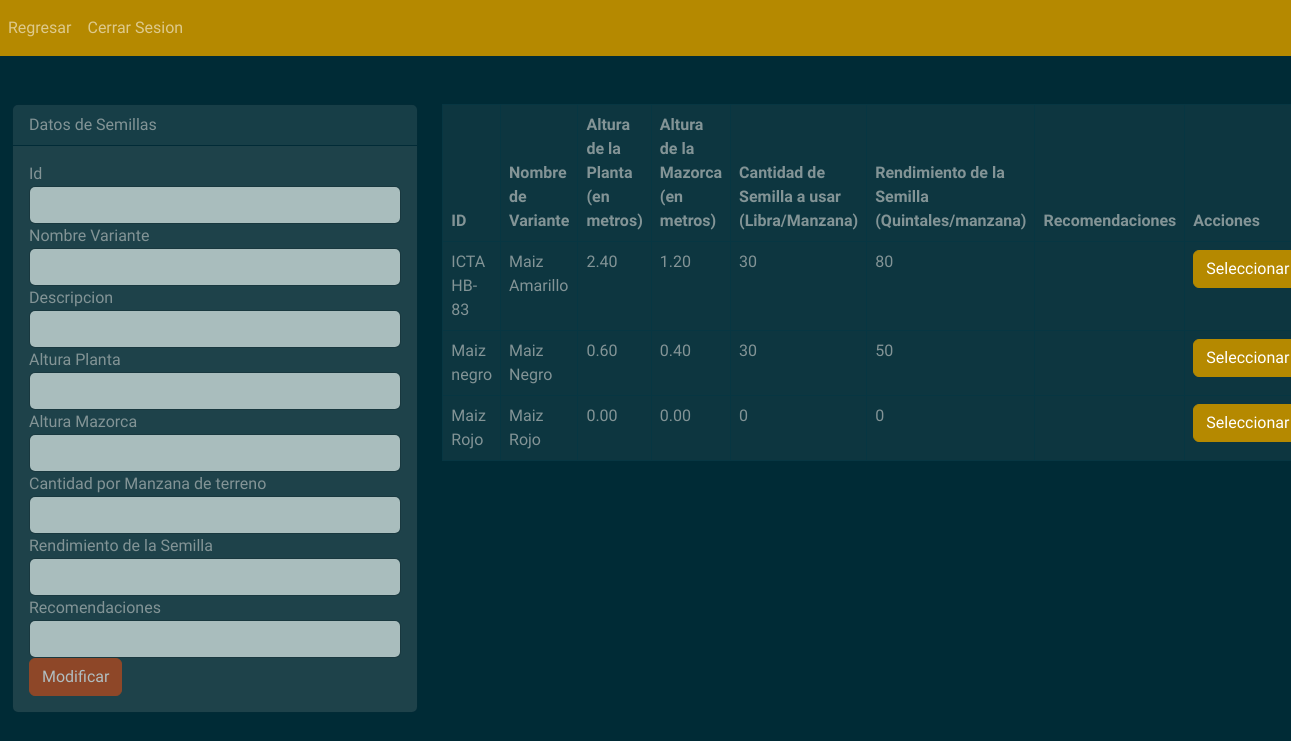
Screenshot of /Vista/EditarSemilla.php with the database file from the repository.
### tables this page shows
CREATE TABLE IF NOT EXISTS SEMILLA (
	id VARCHAR(50) NOT NULL,
	variante VARCHAR(50) NOT NULL,
	descripcion LONGTEXT NOT NULL,
	altura_Planta DECIMAL(10,2) NOT NULL,
	altura_Mazorca DECIMAL(10,2) NOT NULL,
	cant_por_Manzana INT NOT NULL,
	rendimiento INT NOT NULL,
	PRIMARY KEY(id) 
);

### Vista/EditarSemilla.php (the view, shortened to what this page needs)
<!DOCTYPE html>
<html lang="en">
<head>
    <link rel="stylesheet" href="../css/bootstrap.min.css" />
</head>
<body>
    <nav class="navbar navbar-expand-lg navbar-dark bg-primary">
        <div class="collapse navbar-collapse" id="navbarSupportedContent">
            <ul class="navbar-nav mr-auto">
                <li class="nav-item active">
                    <a class="nav-link" href="Editar.php">Regresar</a>
                </li>
                <li class="nav-item active">
                    <a class="nav-link" href="/Maiz">Cerrar Sesion</a>
                </li>
            </ul>
        </div>
    </nav>
    <div class="container-fluid">
        <br><br>
        <div class="row">
            <?php
            $txtId = (isset($_POST['txtId'])) ? $_POST['txtId'] : "";
            $txtVar = (isset($_POST['txtVar'])) ? $_POST['txtVar'] : "";
            $txtDes = (isset($_POST['txtDes'])) ? $_POST['txtDes'] : "";
            $txtPlanta = (isset($_POST['txtPlanta'])) ? $_POST['txtPlanta'] : "";
            $txtMazorca = (isset($_POST['txtMazorca'])) ? $_POST['txtMazorca'] : "";
            $txtCant = (isset($_POST['txtCant'])) ? $_POST['txtCant'] : "";
            $txtRen = (isset($_POST['txtRen'])) ? $_POST['txtRen'] : "";
            $txtRec = (isset($_POST['txtRec'])) ? $_POST['txtRec'] : "";
            $Accion = (isset($_POST['accion'])) ? $_POST['accion'] : "";
            ?>
            <?php include("../Modelo/conexion.php");
            $sentenciaSQL = $conexion->prepare("SELECT *FROM semilla;");
            $sentenciaSQL->execute();
            $listarSemillas = $sentenciaSQL->fetchAll(PDO::FETCH_ASSOC);
            ?>
            <div class="col-md-4">
                <div class="card">
                    <div class="card-header">
                        Datos de Semillas
                    </div>
                    <div class="card-body">
                        <form method="POST" enctype="multipart/form-data">
                            <div class="form-group">
                                <label for="exampleInputEmail1">Id</label>
                                <input type="txt" required readonly class="form-control" value="<?php echo $txtId; ?>" id="txtId"
                                    name="txtId">
                            </div>
                            <div class="form-group">
                                <label for="exampleInputEmail1">Nombre Variante</label>
                                <input type="txt" class="form-control" value="<?php echo $txtVar; ?>" id="txtVar"
                                    name="txtVar">
                            </div>
                            <div class="form-group">
                                <label for="txtDes">Descripcion</label>
                                <input type="txt" class="form-control" value="<?php echo $txtDes; ?>" id="txtDes"
                                    name="txtDes">
                            </div>
                            <div class="form-group">
                                <label for="txtPlanta">Altura Planta</label>
                                <input type="txt" class="form-control" value="<?php echo $txtPlanta; ?>" id="txtPlanta"
                                    name="txtPlanta">
                            </div>
                            <div class="form-group">
                                <label for="txtMazorca">Altura Mazorca</label>
                                <input type="txt" class="form-control" value="<?php echo $txtMazorca; ?>"
                                    id="txtMazorca" name="txtMazorca">
                            </div>
                            <div class="form-group">
                                <label for="txtCant">Cantidad por Manzana de terreno</label>
                                <input type="txt" class="form-control" value="<?php echo $txtCant; ?>" id="txtCant"
                                    name="txtCant">
                            </div>
                            <div class="form-group">
                                <label for="txtRen">Rendimiento de la Semilla</label>
                                <input type="txt" class="form-control" value="<?php echo $txtRen; ?>" id="txtRen"
                                    name="txtRen">
                            </div>
                            <div class="form-group">
                                <label for="txtRec">Recomendaciones</label>
                                <input type="txt" class="form-control" value="<?php echo $txtRec; ?>" id="txtRec"
                                    name="txtRec">
                            </div>
                            <div class="btn-group" role="group" aria-label="">
                                <button type="submit" name="accion" <?php echo($Accion!="Seleccionar")?"disabled":""?> value="Modificar"
                                    class="btn btn-warning">Modificar</button>
                            </div>
                        </form>
                    </div>
                </div>
            </div>
            <div class="col-md-8">
                <table class="table table-bordered">
                    <thead>
                        <tr>
                            <th>ID</th>
                            <th>Nombre de Variante</th>
                            <th>Altura de la Planta (en metros)</th>
                            <th>Altura de la Mazorca (en metros)</th>
                            <th>Cantidad de Semilla a usar (Libra/Manzana)</th>
                            <th>Rendimiento de la Semilla (Quintales/manzana)</th>
                            <th>Recomendaciones</th>
                            <th>Acciones</th>
                        </tr>
                    </thead>
                    <tbody>
                        <?php foreach ($listarSemillas as $semilla) { ?>
                            <tr>
                                <td>
                                    <?php echo $semilla['id']; ?>
                                </td>
                                <td>
                                    <?php echo $semilla['variante']; ?>
                                </td>
                                <td>
                                    <?php echo $semilla['altura_Planta']; ?>
                                </td>
                                <td>
                                    <?php echo $semilla['altura_Mazorca']; ?>
                                </td>
                                <td>
                                    <?php echo $semilla['cant_por_Manzana']; ?>
                                </td>
                                <td>
                                    <?php echo $semilla['rendimiento']; ?>
                                </td>
                                <td>
                                </td>
                                <td>
                                    <form method="post">
                                        <input type="submit" name="accion" value="Seleccionar" class="btn btn-primary" />
                                    </form>
                                </td>
                            </tr>
                        <?php } ?>
                    </tbody>
                </table>
            </div>

### rows the page displays
semilla: id "ICTA HB-83", variante "Maiz Amarillo", altura_Planta "2.40", altura_Mazorca "1.20", cant_por_Manzana "30", rendimiento "80"
semilla: id "Maiz negro", variante "Maiz Negro", altura_Planta "0.60", altura_Mazorca "0.40", cant_por_Manzana "30", rendimiento "50"
semilla: id "Maiz Rojo", variante "Maiz Rojo", altura_Planta "0.00", altura_Mazorca "0.00", cant_por_Manzana "0", rendimiento "0"
